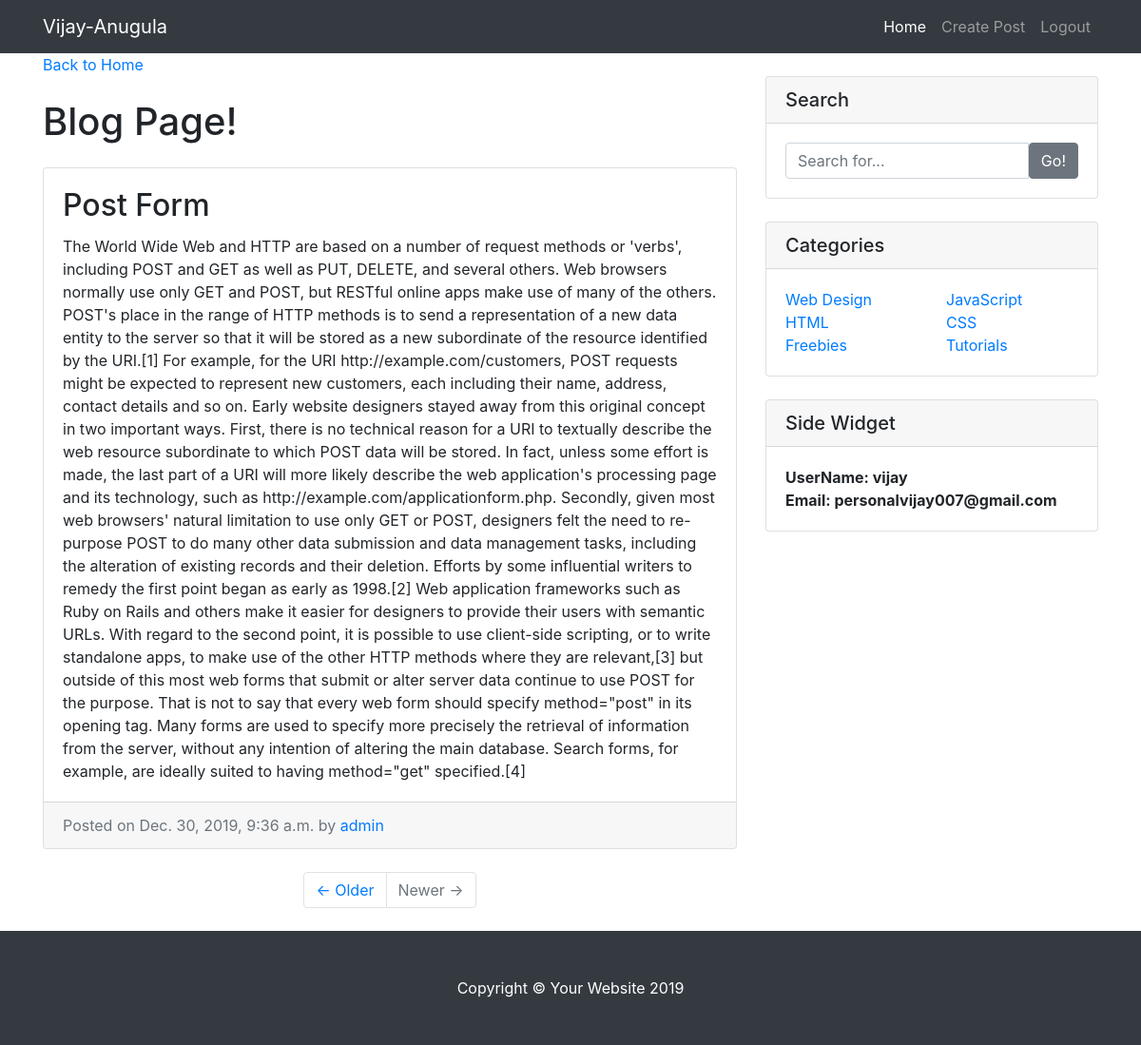
Screenshot of /9/ (signed in) with the database file from the repository.
### myapp/models.py (models this page shows, shortened)
class Entry(models.Model):
    title = models.CharField(max_length=100)
    body = models.TextField()
    date = models.DateTimeField(auto_now_add=True)
    author = models.ForeignKey(User, on_delete=models.CASCADE)

### myapp/views.py (the view)
# urls.py: path('<int:pk>/', EntryDetail.as_view(), name='detail'),
class EntryDetail(LoginRequiredMixin,DetailView):
    model = Entry
    template_name = 'myapp/entry_detail.html'

### templates/myapp/entry_detail.html
{% extends 'base.html' %}
{% block content %}
<div class="container">
    <div class="row">
        <div class="col-md-8">
            <a href="{% url 'myapp:home' %}" >Back to Home</a>
            <h1 class="my-4">Blog Page!
            </h1>
            <div class="card mb-4">
                <div class="card-body">
                    <h2 class="card-title">{{object.title}}</h2>
                    <p class="card-text">{{object.body}}</p>
                </div>
                <div class="card-footer text-muted">
                    Posted on {{object.date}} by
                    <a href="#">{{object.author}}</a>
                </div>
            </div>
            <ul class="pagination justify-content-center mb-4">
                <li class="page-item">
                    <a class="page-link" href="#">&larr; Older</a>
                </li>
                <li class="page-item disabled">
                    <a class="page-link" href="#">Newer &rarr;</a>
                </li>
            </ul>
        </div>
        <div class="col-md-4">
            <div class="card my-4">
                <h5 class="card-header">Search</h5>
                <div class="card-body">
                    <div class="input-group">
                        <input type="text" class="form-control" placeholder="Search for...">
                        <span class="input-group-btn">
                <button class="btn btn-secondary" type="button">Go!</button>
              </span>
                    </div>
                </div>
            </div>
            <div class="card my-4">
                <h5 class="card-header">Categories</h5>
                <div class="card-body">
                    <div class="row">
                        <div class="col-lg-6">
                            <ul class="list-unstyled mb-0">
                                <li>
                                    <a href="#">Web Design</a>
                                </li>
                                <li>
                                    <a href="#">HTML</a>
                                </li>
                                <li>
                                    <a href="#">Freebies</a>
                                </li>
                            </ul>
                        </div>
                        <div class="col-lg-6">
                            <ul class="list-unstyled mb-0">
                                <li>
                                    <a href="#">JavaScript</a>
                                </li>
                                <li>
                                    <a href="#">CSS</a>
                                </li>
                                <li>
                                    <a href="#">Tutorials</a>
                                </li>
                            </ul>
                        </div>
                    </div>
                </div>
            </div>
            <div class="card my-4">
                <h5 class="card-header">Side Widget</h5>
                <div class="card-body">
                    <strong> UserName: {{ user.username}} </strong> <br/>
                    <strong>Email: {{ user.email }}</strong>
                </div>
            </div>
        </div>
    </div>
</div>
{% endblock %}

### static/css/blog-home.css (style rules this page uses)
body { padding-top: 56px; }

### rows the page displays
Entry: title "Post Form", body "The World Wide Web and HTTP are based on a number of request methods or 'verbs', including POST and GET as well as PUT, DELETE, and several others. Web browsers normally use only GET and POST, but RESTful online apps make use of many of the others. POST's place in the range of HTTP methods is to send a representation of a new data entity to the server so that it will be stored as a new subordinate of the resource identified by the URI.[1] For example, for the URI http://example.com/customers, POST requests might be expected to represent new customers, each including their name, address, contact details and so on. Early website designers stayed away from this original concept in two…", date "Dec. 30, 2019, 9:36 a.m.", author "admin"

### other values shown
{{ user.username }} "vijay"
{{ user.email }} "personalvijay007@gmail.com"
